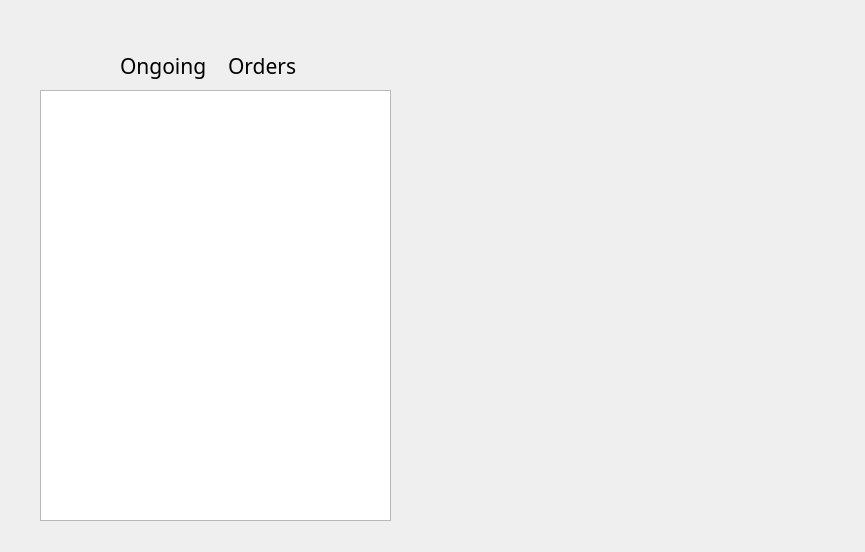
<?xml version="1.0" encoding="UTF-8"?>
<ui version="4.0">
 <class>consumerbill</class>
 <widget class="QWidget" name="consumerbill">
  <property name="geometry">
   <rect>
    <x>0</x>
    <y>0</y>
    <width>865</width>
    <height>552</height>
   </rect>
  </property>
  <property name="windowTitle">
   <string>Form</string>
  </property>
  <widget class="QTextBrowser" name="textBrowser">
   <property name="geometry">
    <rect>
     <x>40</x>
     <y>90</y>
     <width>351</width>
     <height>431</height>
    </rect>
   </property>
  </widget>
  <widget class="QLabel" name="label">
   <property name="geometry">
    <rect>
     <x>120</x>
     <y>50</y>
     <width>181</width>
     <height>31</height>
    </rect>
   </property>
   <property name="font">
    <font>
     <family>Franklin Gothic Heavy</family>
     <pointsize>16</pointsize>
    </font>
   </property>
   <property name="text">
    <string>Ongoing    Orders</string>
   </property>
  </widget>
 </widget>
 <resources/>
 <connections/>
</ui>
